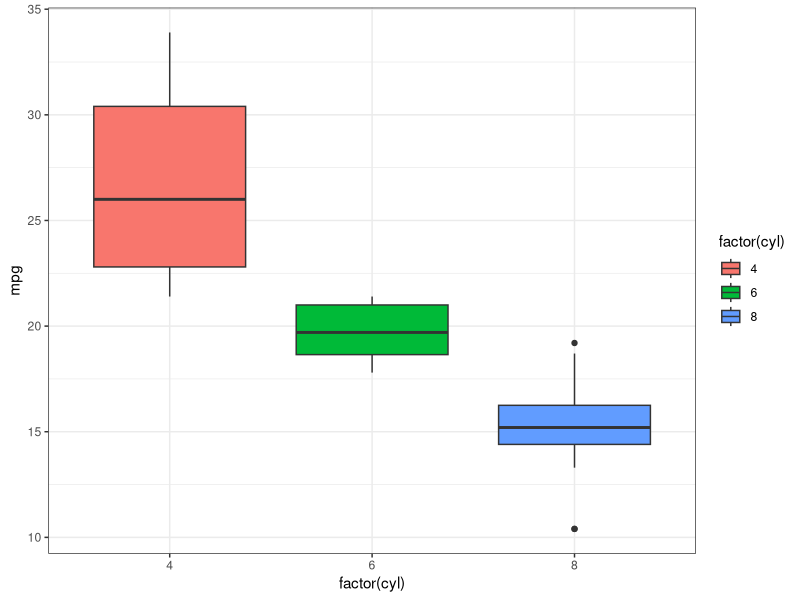

The R source for this figure:
library(ggplot2)
df <- mtcars

pl <- ggplot(df,aes(x=factor(cyl),y=mpg))
#print(pl+geom_boxplot())

#print(pl+geom_boxplot()+coord_flip())
#coord_flip is used to flit axis of graph

#print(pl+geom_boxplot(fill='blue'))

print(pl+geom_boxplot(aes(fill=factor(cyl))) + theme_bw())
#theme_bw is used for background color